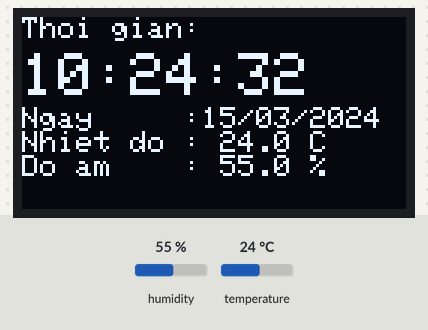
Bench run of a sketch on a simulated ESP8266 (NodeMCU). On the bench: 128×64 one-colour display. Inputs (shaded band) come from the test bench; at power-on: humidity 55 %, temperature 24 °C. WiFi joins after 1.5 s; servers stay silent unless stated; network time is answered at once with the bench clock; the local clock reads 2024-03-15 10:24:30 at power-on unless the sketch sets it; what the sketch prints to the serial monitor is not drawn.

Above: at 3.8 s.
3.9 s: humidity set to 22 %
At 5.7 s:
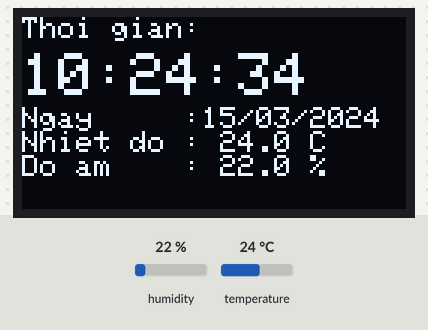
7.5 s: temperature set to 12 °C
At 9.1 s:
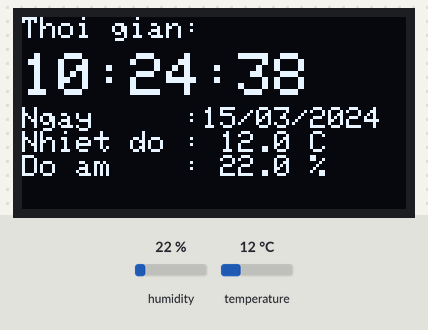
10.8 s: humidity set to 40 %
At 12.4 s:
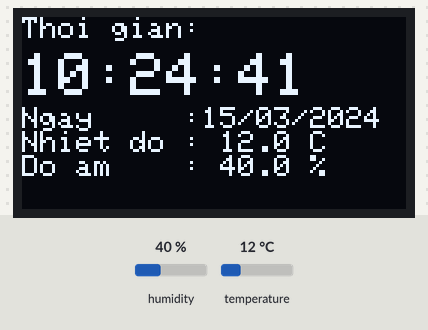
14.1 s: temperature set to 19 °C
At 15.7 s:
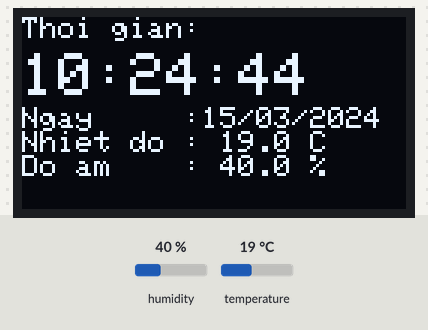
Timing chart, 0 to 17.2 s (numbered marks = the images above; inputs shaded):
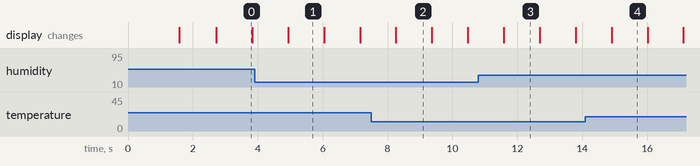

Measured:
- what the display in image 0 shows lasts 1.1 s, from 2.7 s to 3.8 s

The sketch:

ESP8266_DS1302_AHTX0.ino
```cpp
//RELAXVN
#include <ESP8266WiFi.h>
#include <WiFiUdp.h>
#include <NTPClient.h>
#include <Wire.h>
#include <Adafruit_GFX.h>
#include <Adafruit_SSD1306.h>
#include "DS1302.h"
#include <Adafruit_AHTX0.h>

// WiFi Info
const char* ssid = "yourssid";
const char* password = "yourpassword";

// OLED
#define SCREEN_WIDTH 128
#define SCREEN_HEIGHT 64
Adafruit_SSD1306 display(SCREEN_WIDTH, SCREEN_HEIGHT, &Wire, -1);

// DS1302 pins
const int RST_PIN = 13;  // D7
const int DAT_PIN = 12;  // D6
const int CLK_PIN = 14;  // D5
DS1302 rtc(RST_PIN, DAT_PIN, CLK_PIN);

// NTP
WiFiUDP ntpUDP;
NTPClient timeClient(ntpUDP, "pool.ntp.org", 7 * 3600, 60000);

// AHT
Adafruit_AHTX0 aht;

void setup() {
  Serial.begin(115200);
  Wire.begin(4, 5); // SDA=D2, SCL=D1

  // OLED
  if(!display.begin(SSD1306_SWITCHCAPVCC, 0x3C)) {
    Serial.println("OLED lỗi!");
    while(1);
  }
  display.clearDisplay();
  display.setTextSize(1);
  display.setTextColor(SSD1306_WHITE);
  display.setCursor(0, 0);
  display.println("Dang ket noi WiFi...");
  display.display();

  // WiFi
  WiFi.begin(ssid, password);
  while (WiFi.status() != WL_CONNECTED) {
    delay(500);
    Serial.print(".");
  }

  display.clearDisplay();
  display.setCursor(0, 0);
  display.println("WiFi OK!");
  display.display();

  // DS1302
  rtc.halt(false);
  rtc.writeProtect(false);

  // NTP
  timeClient.begin();
  while (!timeClient.update()) {
    timeClient.forceUpdate();
  }

  // Set time from NTP to RTC
  time_t epochTime = timeClient.getEpochTime();
  struct tm *ptm = gmtime(&epochTime);
  rtc.setTime(ptm->tm_hour, ptm->tm_min, ptm->tm_sec);
  rtc.setDate(ptm->tm_mday, ptm->tm_mon + 1, ptm->tm_year + 1900);

  // AHT30 init
  if (!aht.begin()) {
    Serial.println("Không tìm thấy AHT30!");
    display.println("ERR: AHT30!");
    display.display();
    while (1);
  }

  delay(1000);
}

void loop() {
  Time t = rtc.getTime();

  // Đọc nhiệt độ - độ ẩm
  sensors_event_t humidity, temp;
  aht.getEvent(&humidity, &temp);

  display.clearDisplay();
  display.setCursor(0, 0);
  display.setTextSize(1);
  display.printf("Thoi gian:");

  display.setCursor(0, 12);
  display.setTextSize(2);
  display.printf("%02d:%02d:%02d\n", t.hour, t.min, t.sec);


  display.setCursor(0, 30);
  display.setTextSize(1);
  display.printf("Ngay     :%02d/%02d/%04d\n", t.date, t.mon, t.year);
  display.printf("Nhiet do : %.1f C\n", temp.temperature);
  display.printf("Do am    : %.1f %%\n", humidity.relative_humidity);
  display.display();

  delay(1000);
}
```
